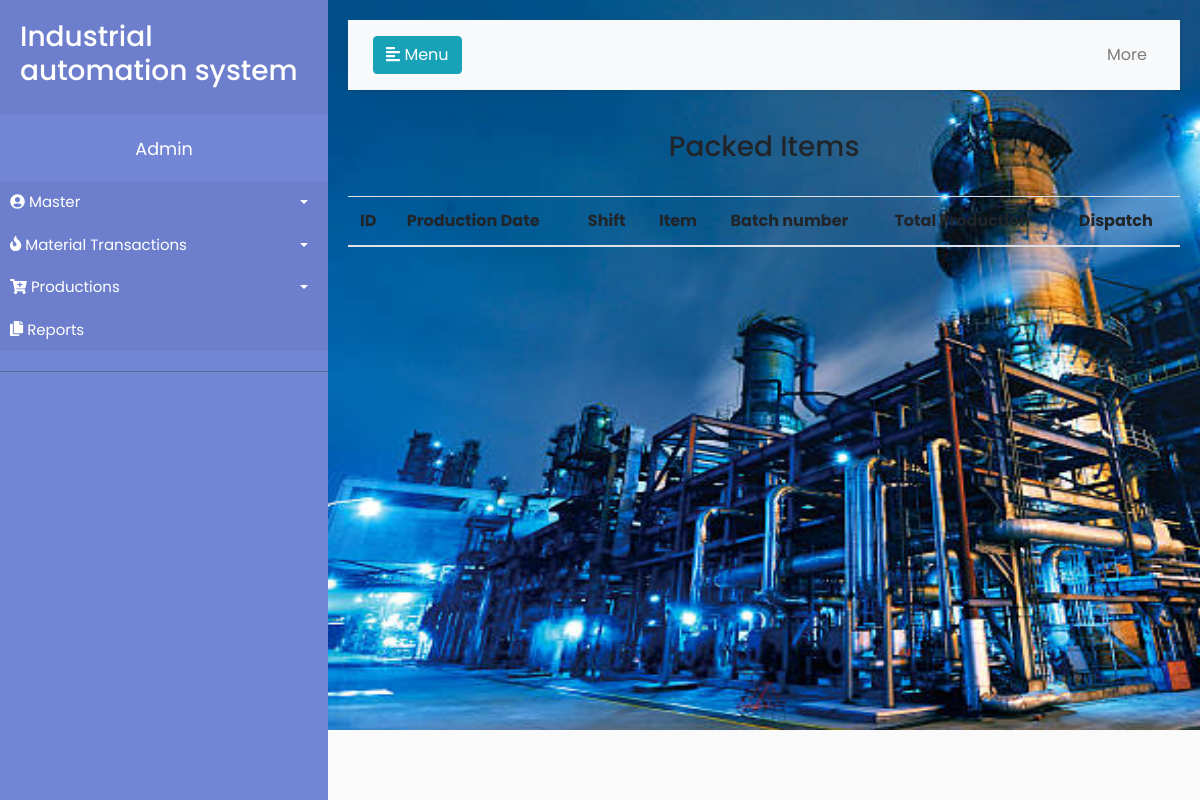
Before: /production/packorder/ with the older database file.
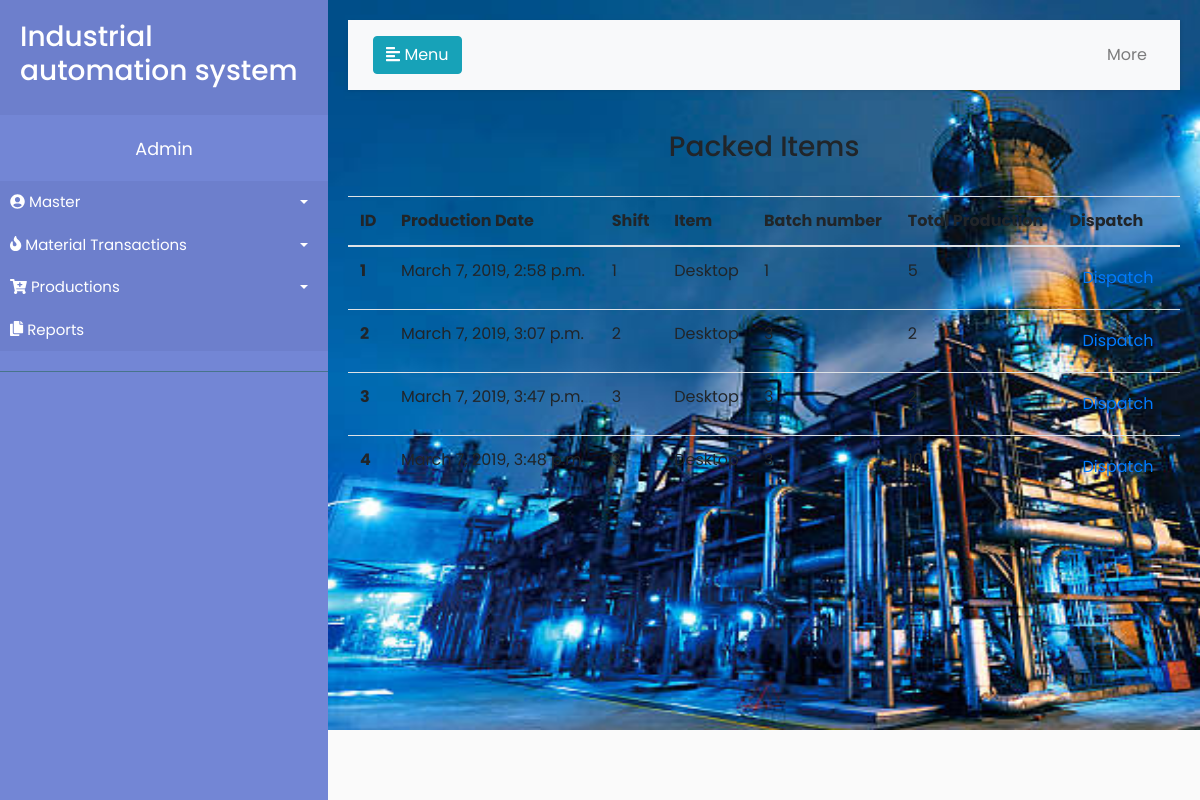
After: the same page with the newer database file.
### production/models.py (models this page shows, shortened)
class Production(models.Model):
	Workorder_id = models.ForeignKey(Workorder, on_delete=models.CASCADE)
	production_date = models.DateTimeField(default=timezone.now)
	shift = models.CharField(max_length=1, choices=shift)
	item = models.ForeignKey(Item, on_delete=models.CASCADE)
	batch_number = models.PositiveIntegerField()
	total_production = models.PositiveIntegerField()
	pack=models.BooleanField(default=False)

### master/models.py (models this page shows)
class Item(models.Model):
	item_code = models.CharField(max_length=10)
	item_name = models.CharField(max_length=50)
	price = models.PositiveIntegerField()
	description = models.TextField()
	created_date = models.DateTimeField(default=timezone.now)
	def __str__(self):
		return self.item_name

### production/views.py (the view)
# urls.py: path('packorder/', views.packorder,name='packorder'),
def packorder(request):
	dispatch = Production.objects.filter(pack = True).order_by('production_date')
	return render(request, 'production/dispatch.html',{'dispatch':dispatch})

### production/templates/production/dispatch.html
{% extends 'base.html' %}
{% block content %}
<h3> <center> Packed Items </center> </h3><br>
<table class="table">
  <thead>
    <tr>
      <th scope="col">ID</th>
      <th scope="col">Production Date</th>
      <th scope="col">Shift</th>
      <th scope="col">Item</th>
      <th scope="col">Batch number</th>
<th scope='col'>Total Production</th>
<th scope='col'>Dispatch</th>
    </tr>
  </thead>
  <tbody>
{% for detail in dispatch %}
    <tr>
      <th scope="row"> {{ detail.id }}</th>
      <td>{{ detail.production_date }}</td>
      <td>{{ detail.shift }}</td>
      <td>{{ detail.item }}</td>
      <td>{{ detail.batch_number }}</td>
      <td>{{ detail.total_production }}</td>
      <td><a class="btn btn-link" href="{% url 'dispatch' detail.id %}"> Dispatch </a>
    </tr>
    {% endfor %}
  </tbody>
</table>
{% endblock %}

### master/templates/base.html (shortened to what this page needs)
{% load static %}
<!DOCTYPE html>
<html>
<head>
    <link rel="stylesheet" href="https://stackpath.bootstrapcdn.com/bootstrap/4.1.0/css/bootstrap.min.css">
    <link rel="stylesheet" href="{% static 'css/style.css' %}">
    <link rel="stylesheet" href="//code.jquery.com/ui/1.11.4/themes/smoothness/jquery-ui.css">
</head>
<body>
    <div class="wrapper">
            <nav id="sidebar">
                <div class="sidebar-header">
                    <h3> Industrial automation system </h3>
                </div>
                <ul class="ist-unstyled components">
                    <p > Admin </p>
                    <li class="active">
                        <a href="#homeSubmenu" data-toggle="collapse" aria-expanded="false" class="dropdown-toggle">
                            <i class="fas fa-user-circle"></i>
                            Master
                        </a>
                    </li>
                    <li>
                    <a href="#pageSubmenu" data-toggle="collapse" aria-expanded="false" class="dropdown-toggle">
                        <i class="fas fa-fire"></i>
                        Material Transactions
                    </a>
                </li>
                <li>
                    <a href="#production-submenu" data-toggle="collapse" aria-expanded="false" class="dropdown-toggle">
                        <i class="fas fa-cart-plus"></i>
                        Productions
                    </a>
                </li>
                <li>
                    <a href="#">
                        <i class="fas fa-copy"></i>
                        Reports
                    </a>
                </li>
            </ul>
        </nav>
        <div id="content"  style="background: url('static/image/industrial1.jpg') no-repeat;  background-size: 1250px 730px;">
            <nav class="navbar navbar-expand-lg navbar-light bg-light">
                <div class="container-fluid">
                    <button type="button" id="sidebarCollapse" class="btn btn-info">
                        <i class="fas fa-align-left"></i>
                        <span> Menu</span>
                    </button>
                    <div class="collapse navbar-collapse" id="navbarSupportedContent">
                        <ul class="nav navbar-nav ml-auto">
                            <li class="nav-item dropdown">
                                <a class="nav-link " href="#" id="navbarDropdown" role="button" data-toggle="dropdown" aria-haspopup="true" aria-expanded="false" class="fas fa-bars">
                                  More
                                </a>
                              </li>
                        </ul>
                    </div>
                </div>
            </nav>
            <div>
                {% block content %}
                {% endblock %}
            </div>
        </div>
      </div>
</body>
</html>

### master/static/css/style.css (style rules this page uses)
body { font-family: 'Poppins', sans-serif; background: #fafafa; }
p { font-family: 'Poppins', sans-serif; font-size: 1.1em; font-weight:5 300; line-height: 1.7em; color: #fff; text-align: center; }
a, a:hover, a:focus { color: inherit; text-decoration: none; transition: all 0.3s; }
.navbar { padding: 15px 10px; background: #fff; border: none; border-radius: 0; margin-bottom: 40px; box-shadow: 1px 1px 3px rgba(0, 0, 0, 0.1); }
i, span { display: inline-block; }
.wrapper { display: flex; align-items: stretch; }
#sidebar { min-width: 220px; max-width: 350px; background: #7386D5; color: #fff; transition: all 0.3s; }
#sidebar ul li a { text-align: left; }
#sidebar .sidebar-header { padding: 20px; background: #6d7fcc; }
#sidebar ul.components { padding: 20px 0; border-bottom: 1px solid #47748b; }
#sidebar ul li a { padding: 10px; font-size: 15px; display: block; }
#sidebar ul li>a, a[aria-expanded="true"] { color: #fff; background: #6d7fcc; }
a[data-toggle="collapse"] { position: relative; }
.dropdown-toggle::after { display: block; position: absolute; top: 50%; right: 20px; transform: translateY(-50%); }
#content { width: 100%; padding: 20px; min-height: 100vh; transition: all 0.3s; }

Changed rows visible on the page:
added Production: id "1", production_date "March 7, 2019, 2:58 p.m.", shift "1", item "Desktop", batch_number "1", total_production "5"
added Production: id "2", production_date "March 7, 2019, 3:07 p.m.", shift "2", item "Desktop", batch_number "3", total_production "2"
added Production: id "3", production_date "March 7, 2019, 3:47 p.m.", shift "3", item "Desktop", batch_number "3", total_production "2"
added Production: id "4", production_date "March 7, 2019, 3:48 p.m.", shift "3", item "Desktop", batch_number "3"
